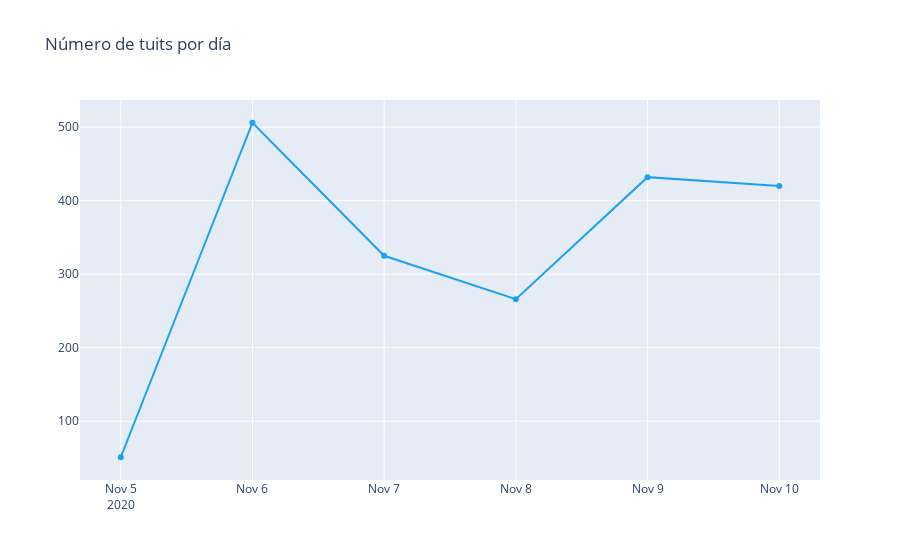

The code cell stored with this chart in its notebook:
### Code cell
import plotly.io as pio
import plotly.express as px
import plotly.graph_objs as go
from plotly.offline import download_plotlyjs, init_notebook_mode, plot, iplot
 
import matplotlib.pyplot as plt
%matplotlib inline
init_notebook_mode(connected=True)
trace = go.Scatter(x=temp.fecha.values,
                   y=temp.cnt.values,
                   text=[f"Fecha: {f}<br>Tuits: {c}" for f,c in zip(temp.fecha.values,temp.cnt.values)],
                   hoverinfo='text',
                   mode='lines+markers',
                   name='Días',
                   line={'color':'#1DA1F2'})
layout = go.Layout(title='Número de tuits por día')
 
fig = go.Figure(data=trace, layout=layout)
iplot(fig)

### Figure 1 — Plotly figure (JSON) as saved in the notebook; plotly's stock layout.template omitted (floating-point values rounded to 4 significant figures)
{"data": [{"hoverinfo": "text", "line": {"color": "#1DA1F2"}, "mode": "lines+markers", "name": "Días", "text": ["Fecha: 2020-11-05<br>Tuits: 51", "Fecha: 2020-11-06<br>Tuits: 506", "Fecha: 2020-11-07<br>Tuits: 325", "Fecha: 2020-11-08<br>Tuits: 266", "Fecha: 2020-11-09<br>Tuits: 432", "Fecha: 2020-11-10<br>Tuits: 420"], "type": "scatter", "x": ["2020-11-05", "2020-11-06", "2020-11-07", "2020-11-08", "2020-11-09", "2020-11-10"], "y": [51, 506, 325, 266, 432, 420]}], "layout": {"title": {"text": "Número de tuits por día"}}}
